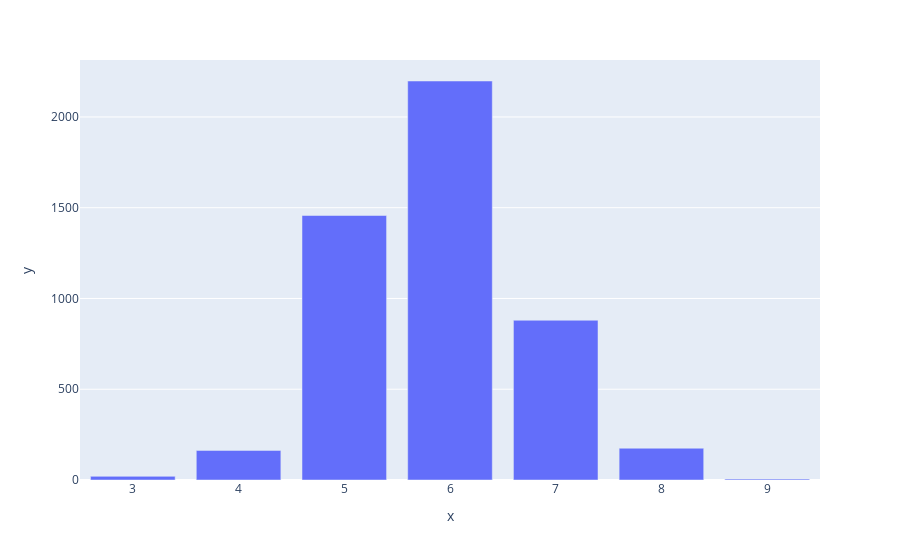

Here is the notebook cell this chart was saved with:
### Code cell
px.bar(white_wine, x=white_wine['quality'].value_counts().index, y=white_wine['quality'].value_counts() , barmode="group")

### Figure 1 — Plotly figure (JSON) as saved in the notebook; plotly's stock layout.template omitted (floating-point values rounded to 4 significant figures)
{"data": [{"alignmentgroup": "True", "hovertemplate": "x=%{x}<br>y=%{y}<extra></extra>", "legendgroup": "", "marker": {"color": "#636efa"}, "name": "", "offsetgroup": "", "orientation": "v", "showlegend": false, "textposition": "auto", "type": "bar", "x": [6, 5, 7, 8, 4, 3, 9], "xaxis": "x", "y": [2198, 1457, 880, 175, 163, 20, 5], "yaxis": "y"}], "layout": {"barmode": "group", "legend": {"tracegroupgap": 0}, "margin": {"t": 60}, "xaxis": {"anchor": "y", "domain": [0, 1], "title": {"text": "x"}}, "yaxis": {"anchor": "x", "domain": [0, 1], "title": {"text": "y"}}}}
